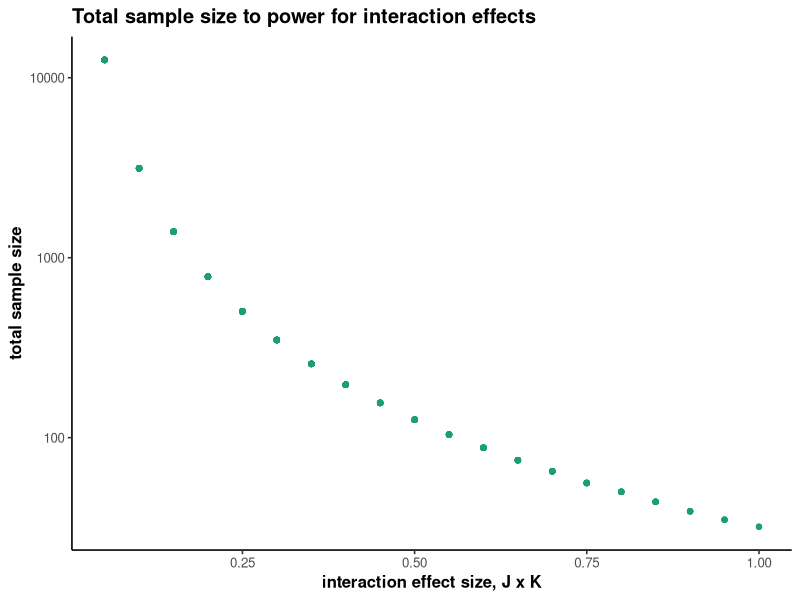
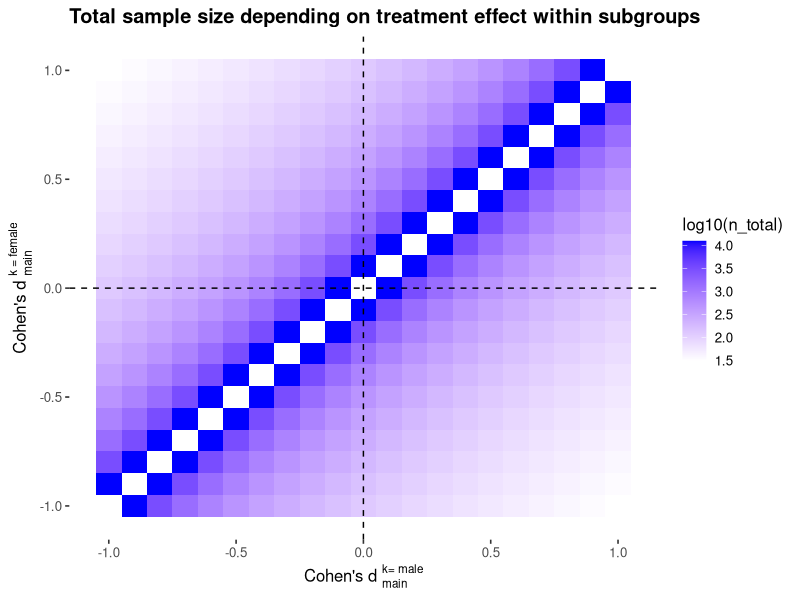
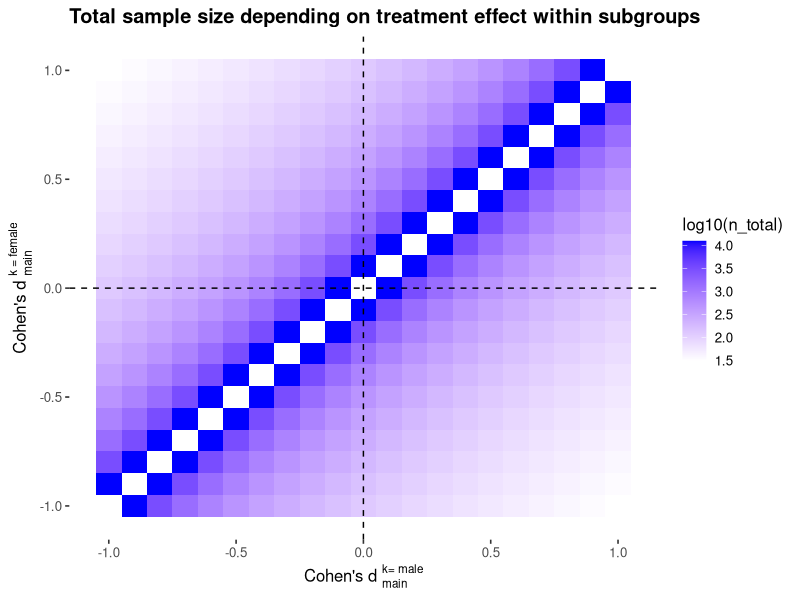

Source code (R) for these figures, in order:
# Sample size for 2 x 2 factorial design with different interaction shapes
# reversed interaction 
# partially attenuated interaction 
# fully attentuated interaction 

# function to calculate total sample size for interaction effect 
# d1: Cohen's d for treatment effect within subgroup1 
# d2: Cohen's d for treatment effect within subgroup2 

library(tidyverse)
library(dplyr)

#styling
cols <- RColorBrewer::brewer.pal(6, "Dark2")
theme_set(theme_classic(base_size = 12))
letter <- theme(plot.title = element_text(face="bold"),
                plot.subtitle = element_text(face="bold"),
                axis.title = element_text(face = "bold"))


# Given is 
# J = {0,1} (e.g. treatment, intervention)
# K = {0,1} (e.g. male, female)
# in a 2 x 2 design 
# The interaction effect J x K 
# expressed the difference between treatment effect within 
# each level K 
# (mean[1,0] - mean[0,0]) - (mean[1,1] - mean[0,1]) / 2 * pooled standard deviation 
# to reduce complexity we assume pooledSD = 1



# function to calculate the interaction effect size 
# ref: Sommet et al. 2022

calculate_es_interaction <- function(d1, d2, power = 0.8, sdpooled = 1, alpha = 0.05) {
  es_interaction <- abs((d1 - d2)/(2*sdpooled))
}

# function to calculate the total sample size to power for the interaction effect size 
# ref: Sommet et al. 2022 

calculate_ntotal <- function(d1, d2, power = 0.8, sdpooled = 1, alpha = 0.05) {
  numerator <- (4 * (qnorm(1 - alpha/2)+qnorm(power))^2)
  
  es_interaction <- abs((d1 - d2)/(2*sdpooled))
  
  ntotal <- numerator/(es_interaction^2)
}



# We set values for Cohen's d of the treatment effect for values of factor K equaling 
# K = 1 (d1) and K = 2 (d2)

d1 <- seq(from = -1, to = 1, by = 0.1)
d2 <- seq(from = -1, to = 1, by = 0.1)


# here we combine different values of treatment effect in K = 1 and K = 2 
df <- expand.grid(d1 = d1, d2 = d2)

# We are deleting rows in which the treatment effect of K = 1 equals the treatment effect 
# in K = 2. Under this scenario, no interaction is observable. 
df <- df%>%
        mutate(ntotal = NA, 
               delete = c(df$d1 == df$d2))%>%
        filter(delete == FALSE)

df <- df%>%dplyr::select(d1, d2, ntotal)


# We are adding the values of the interaction effect size and the total sample size 
# calculated with the functions ´calculate_es_interaction´ and ´calculate_es_interaction´
# for now with power = 0.8 . 

for (i in 1:nrow(df)) {
  df$ntotal[i]<-calculate_ntotal(d1 = df$d1[i], df$d2[i])
  df$round_ntotal[i]<-ceiling(df$ntotal[i])
  df$es_interaction[i] <- calculate_es_interaction(d1 = df$d1[i], d2 = df$d2[i])
}


df$log_ntotal <- log10(df$ntotal)


ggplot(data = df) + 
  geom_point(mapping = aes(x = es_interaction, y = round_ntotal), color = cols[1])+
  scale_y_log10()+
  labs(title = "Total sample size to power for interaction effects")+
  xlab("interaction effect size, J x K")+
  ylab("total sample size")+
  letter


logvalues <- c(1.5, 2, 2.5, 3, 3.5, 4)
trans <- ceiling(10^logvalues)

fig2<- ggplot(data = df) + 
        geom_tile(mapping = aes(x = d1, y = d2, fill = log_ntotal))+
        geom_hline(yintercept = 0, linetype = "dashed")+
        geom_vline(xintercept = 0, linetype = "dashed")+
        scale_fill_gradient(low="white", high="blue", name = "log10(n_total)")+ 
        labs(title = "Total sample size depending on treatment effect within subgroups")+
        xlab(expression("Cohen's d "["main"]^"k= male"))+ 
        ylab(expression("Cohen's d "["main"]^"k = female"))+
        theme(axis.line = element_blank(),
              plot.title = element_text(face="bold"),
              plot.subtitle = element_text(face="bold"),
              axis.title = element_text(face = "bold"))
fig2

ggsave("fig2.png", plot = fig2)
